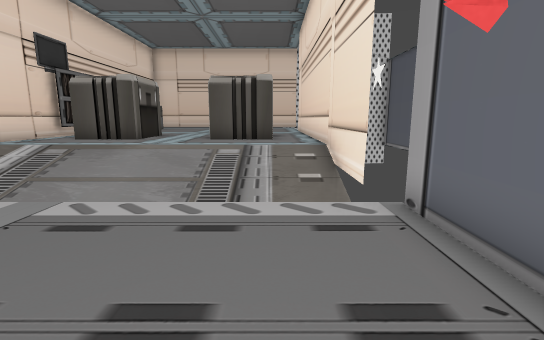
view 1 (above)

17 first-person views from a walk through a 3-D level made in the Unity game engine. The camera is 1.3 m above the floor, tilts 10° down and sees 85° across. The floor is counted in squares, 0.9 m on a side. Each view is taken from the middle of a square. On the plan, view 1 faces up. The plan holds only what a view shows up to about 14 squares ahead; the rest is blank. The place goes on beyond the plan. The player character is not drawn. Some surface patterns are stand-ins.

view 2
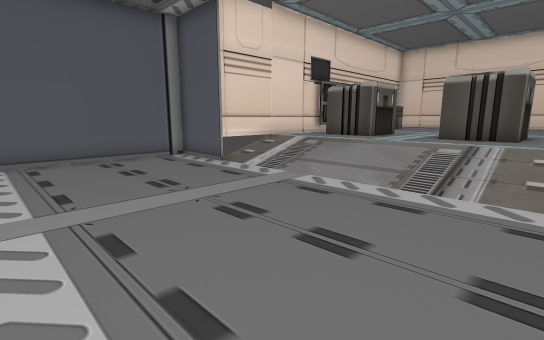

view 3
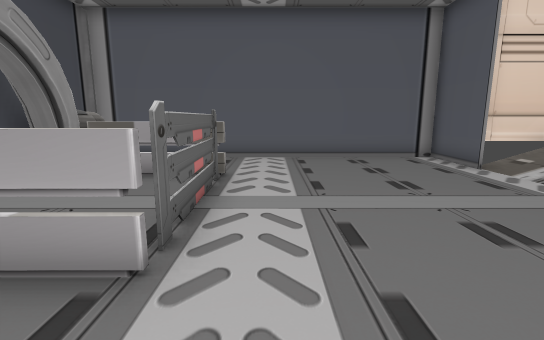

view 4
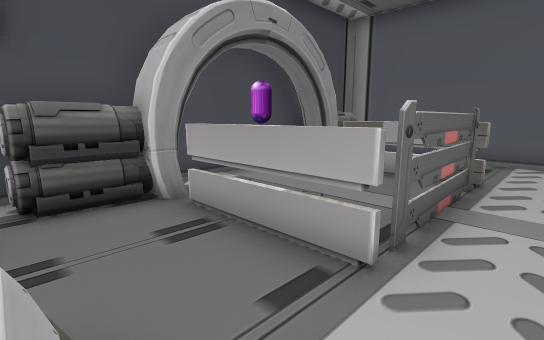

view 5
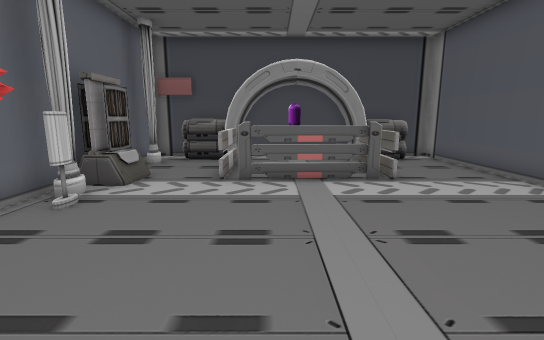

view 6
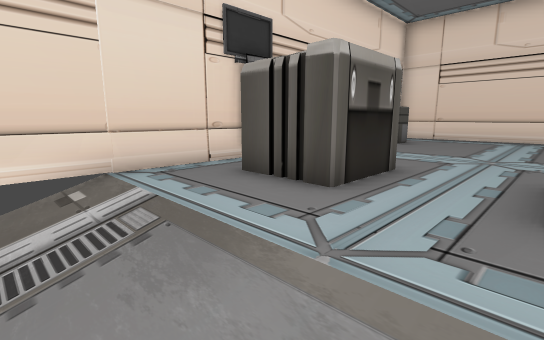

view 7
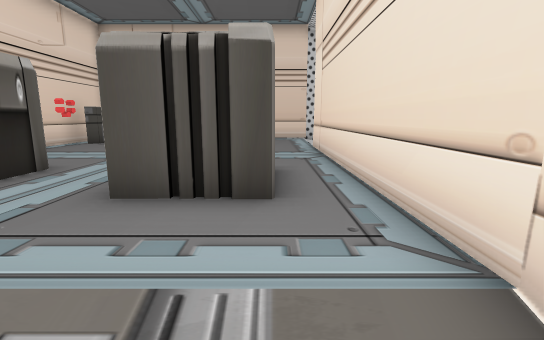

view 8
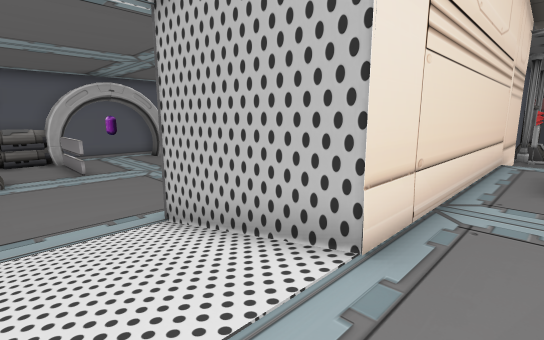

view 9
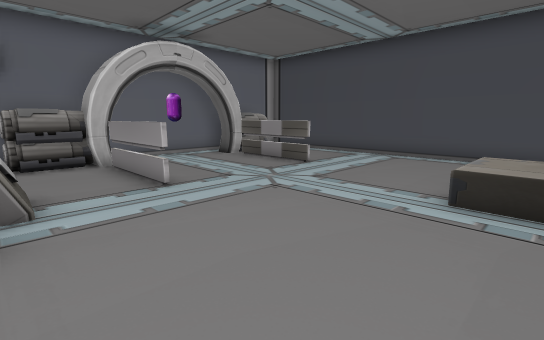

view 10
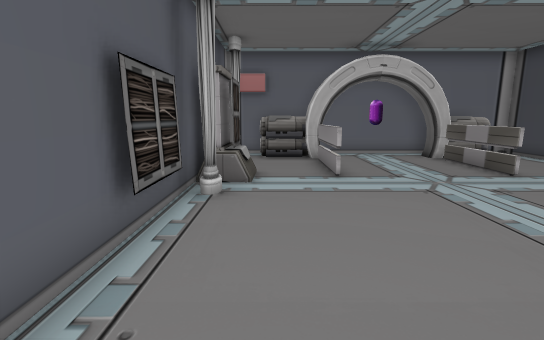

view 11
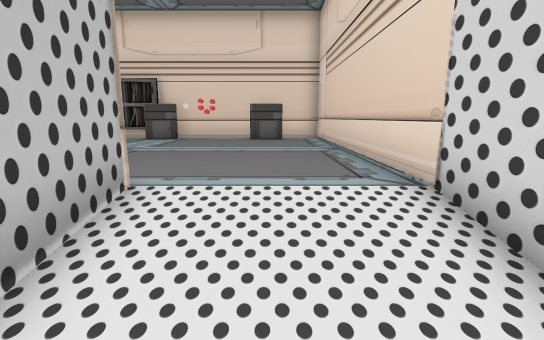

view 12
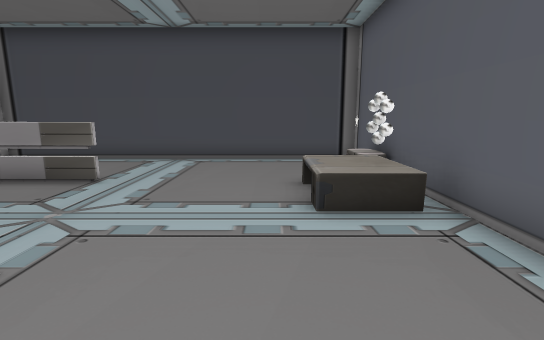

view 13
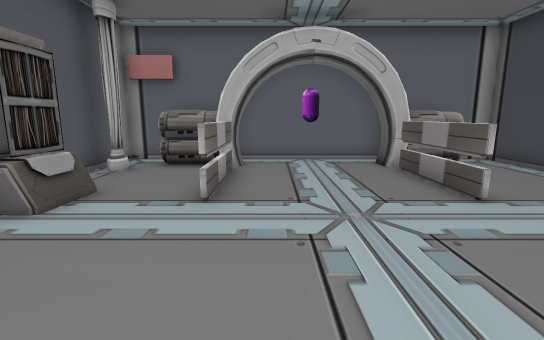

view 14
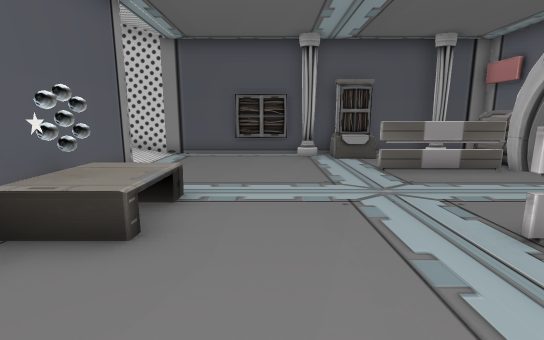

view 15
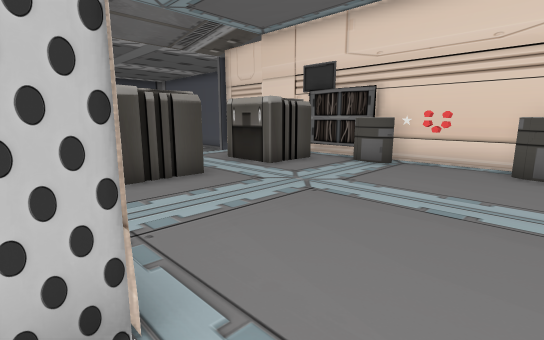

view 16
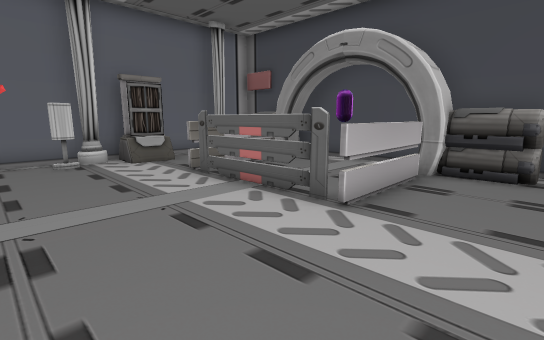

view 17
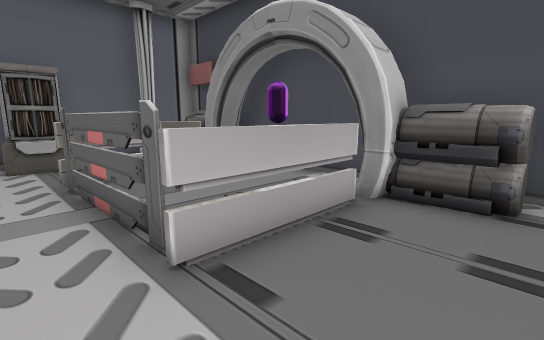

### Floor plan
Key: @ floor where view 1 was taken; # wall or solid block; x gap in a wall; . main floor; : floor 0.5 m higher than the main floor; + floor 0.75 m higher than the main floor; / step, stairs or slope; ^ raised ledge; L lamp; O other object.
Columns run from 10 left of view 1 to 19 right of it. Each row starts with its distance up from view 1.
 20   ##########################
 19   #+++++++++:///......###.###
 18   #O++++++++:///...........^^
 17   #O++++++++:///...........^^
 16   #+O+++++++#####......####xx
 15   #+++++++++#   #............#
 14   #O++++++++#   #..........O.#
 13   #O++++++++#   #::..........#
 12   #+++++++++#   #::..........#
 11   #+OO++OOO+#   #/.....#####x
 10   #+OO++OOO+#   # .........^^
  9   #+++++++++#   # .........#x
  8   #+++++++++#   # ...........#
  7   #/////////#   ##############
  6   #/////////#
  5 ###/........#
  4 #...........#
  3 #...........#
  2 #...........#
  1 #...........#
  0 #.........@L#
 -1 #...........#
 -2 #...O..OO..##
 -3 #...#...#..##
 -4 #...#...#...#
 -5 #...#...#...#
 -6 #.###.O.###.#
 -7 #.^^#...#####
 -8 #########

Where each view was taken, in squares from view 1:
view 1: 0 up, 0 right, facing up
view 2: 1 down, 1 right, facing up-left
view 3: 1 down, 1 right, facing left
view 4: 1 down, 1 right, facing down-left
view 5: 6 up, 3 left, facing down
view 6: 6 up, 2 left, facing up-left
view 7: 6 up, 0 right, facing up
view 8: 19 up, 0 right, facing down-right
view 9: 19 up, 7 right, facing down-right
view 10: 18 up, 5 right, facing right
view 11: 18 up, 5 right, facing left
view 12: 18 up, 9 right, facing down
view 13: 15 up, 8 right, facing right
view 14: 8 up, 10 right, facing up
view 15: 18 up, 2 right, facing down-left
view 16: 2 up, 9 left, facing down-right
view 17: 1 down, 9 left, facing down-right
